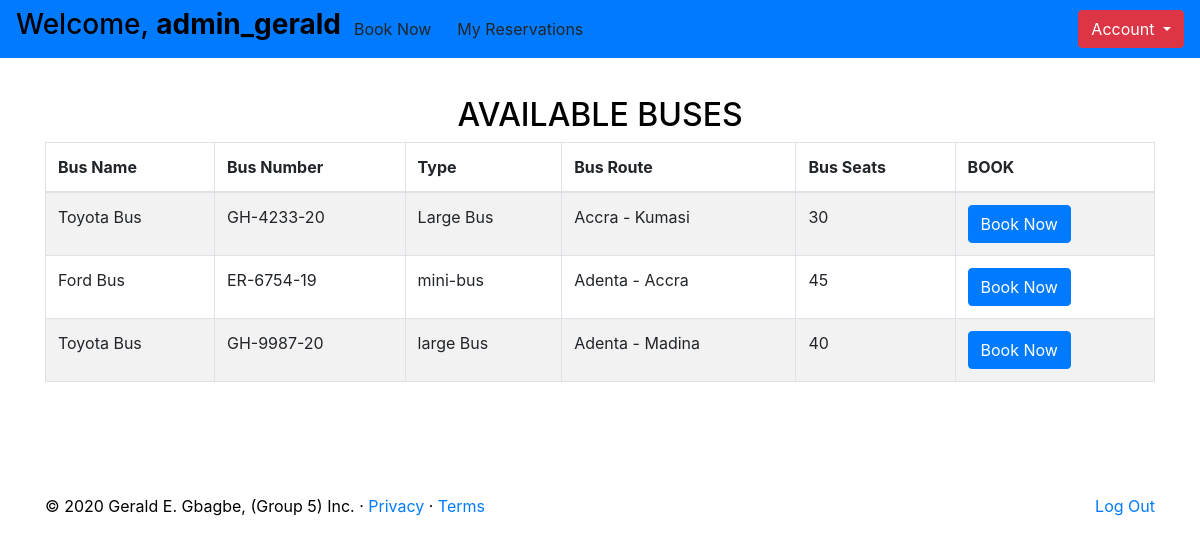
The page /user/welcome.php (signed in) on the database its author committed.
### tables this page shows
CREATE TABLE `buses` (
  `id` int(11) NOT NULL,
  `name` varchar(20) NOT NULL,
  `type` varchar(20) NOT NULL,
  `route` varchar(30) NOT NULL,
  `seat` int(11) NOT NULL,
  `number` varchar(20) NOT NULL
);

### user/welcome.php (the view, shortened to what this page needs)
<?php
include_once("config.php");
?>
<?php
    $fetch = mysqli_query($link, "select * from buses" );
?>
<!DOCTYPE html>
<html lang="en">
<head>
    <link href="../assets/dist/css/bootstrap.min.css" rel="stylesheet">
    <link href="welcome.css" rel="stylesheet">
  </head>
  <header>
  <nav class="navbar navbar-expand-md navbar-dark fixed-top bg-primary">
  <h3>Welcome, <b><?php echo htmlspecialchars($_SESSION["username"]); ?></b></h3>
    <div class="collapse navbar-collapse" id="navbarCollapse">
      <ul class="navbar-nav mr-auto">
        <li>
          <a class="btn" href="book.php">Book Now</a>
        </li>
        <li>
          <a class="btn" href="reservations.php">My Reservations</a>
        </li>
      </ul>
      <div class="dropdown">
        <button class="btn btn-danger dropdown-toggle" type="button" id="dropdownMenuButton" data-toggle="dropdown" aria-haspopup="true" aria-expanded="false">
          Account
        </button>
  </nav>
  </header>
<body>
  <br>
  <br>
  <div class="table-responsive container">
       <table id="zero_config" class="table table-striped table-bordered no-wrap">
                 <thead>
                   <h2 class="text-center">AVAILABLE BUSES</h2>
                      <tr>
                          <th>Bus Name</th>
                          <th>Bus Number</th>
                          <th>Type</th>
                          <th>Bus Route</th>
                          <th>Bus Seats</th>
                          <th>BOOK</th>
                      </tr>
                  </thead>
                                        <tbody>
                                        <?php
                                            if(mysqli_num_rows ($fetch) > 0){
                                                while($row = mysqli_fetch_assoc($fetch))
                                                {
                                            ?>
                                            <tr>
                                                <td><?php echo $row['name'];?></td>
                                                <td><?php echo $row['number'];?></td>
                                                <td><?php echo $row['type'];?></td>
                                                <td><?php echo $row['route'];?></td>
                                                <td><?php echo $row['seat'];?></td>
                                                <td>
                                                  <a class="btn btn-primary" href="book.php">Book Now</a>
                                                </td>
                                            </tr>
                                            <?php
                                            }}
                                            ?>
                                        </tbody>
                                    </table>
                                </div>
<br>
<br>
<br>
<br>
  <footer class="container align-center">
    <p class="float-right"><a href="logout.php">Log Out</a></p>
    <p>&copy; 2020 Gerald E. Gbagbe, (Group 5) Inc. &middot; <a href="#">Privacy</a> &middot; <a href="#">Terms</a></p>
  </footer>
</body>
</html>

### user/welcome.css (style rules this page uses)
body { padding-top: 3rem; padding-bottom: 3rem; color: black; background:white; }

### rows shown on the page
buses: name "Toyota Bus", number "GH-4233-20", type "Large Bus", route "Accra - Kumasi", seat "30"
buses: name "Ford Bus", number "ER-6754-19", type "mini-bus", route "Adenta - Accra", seat "45"
buses: name "Toyota Bus", number "GH-9987-20", type "large Bus", route "Adenta - Madina", seat "40"

### other values the page prints
$_SESSION["username"] "admin_gerald"
